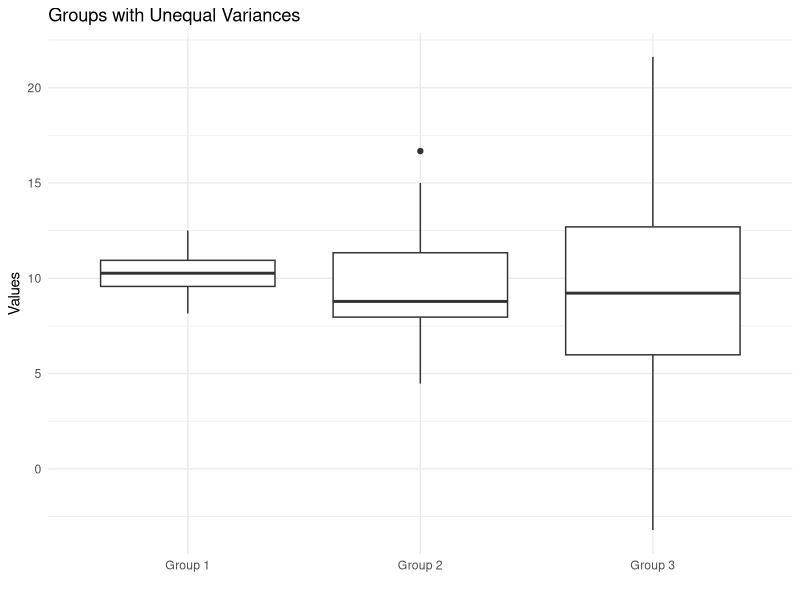
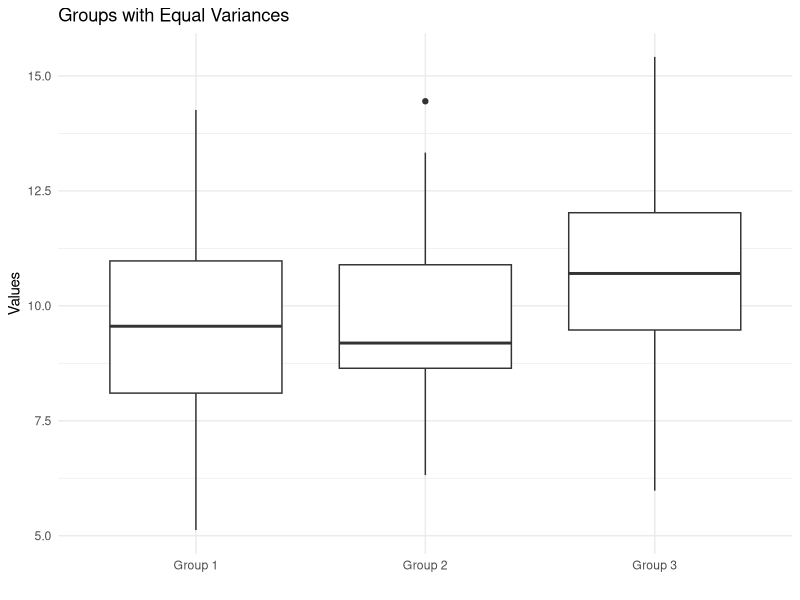
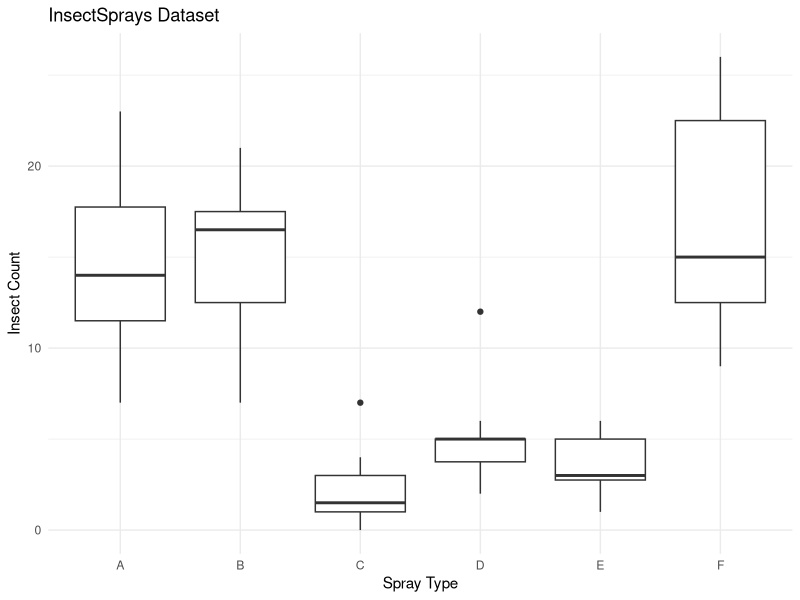

Generate these figures, in order, with R:
## ---- chunk 1
library(tidyverse)
knitr::opts_chunk$set(echo = TRUE)
## ---- chunk 2
set.seed(1984)

group1 <- rnorm(50, mean = 10, sd = 1)
group2 <- rnorm(50, mean = 10, sd = 3)
group3 <- rnorm(50, mean = 10, sd = 5)

my_groups <- factor(rep(c("Group 1", "Group 2", "Group 3"), each = 50))
my_values <- c(group1, group2, group3)
eg1 <- data.frame(my_groups, my_values)
head(eg1)
## ---- chunk 3
eg1 |>
  group_by(my_groups) |>
  summarise(
    n = n(),
    mean = round(mean(my_values), 2),
    variance = round(var(my_values), 2),
    sd = round(sd(my_values), 2)
  )
## ---- chunk 4
bartlett.test(my_values ~ my_groups, data = eg1)
## ---- chunk 5
ggplot(eg1, aes(my_groups, my_values)) +
  geom_boxplot() +
  theme_minimal() +
  labs(x = '', y = 'Values', title = 'Groups with Unequal Variances')
## ---- chunk 6
set.seed(1984)

group1 <- rnorm(50, mean = 9,  sd = 2.1)
group2 <- rnorm(50, mean = 10, sd = 2)
group3 <- rnorm(50, mean = 11, sd = 1.9)

my_groups <- factor(rep(c("Group 1", "Group 2", "Group 3"), each = 50))
my_values <- c(group1, group2, group3)
eg2 <- data.frame(my_groups, my_values)
## ---- chunk 7
eg2 |>
  group_by(my_groups) |>
  summarise(
    n = n(),
    mean = round(mean(my_values), 2),
    variance = round(var(my_values), 2),
    sd = round(sd(my_values), 2)
  )
## ---- chunk 8
bartlett.test(my_values ~ my_groups, data = eg2)
## ---- chunk 9
ggplot(eg2, aes(my_groups, my_values)) +
  geom_boxplot() +
  theme_minimal() +
  labs(x = '', y = 'Values', title = 'Groups with Equal Variances')
## ---- chunk 10
data(InsectSprays)
head(InsectSprays)

# Examine the data
InsectSprays |>
  group_by(spray) |>
  summarise(
    n = n(),
    mean = round(mean(count), 2),
    variance = round(var(count), 2)
  )
## ---- chunk 11
bartlett.test(count ~ spray, data = InsectSprays)
## ---- chunk 12
ggplot(InsectSprays, aes(spray, count)) +
  geom_boxplot() +
  theme_minimal() +
  labs(x = 'Spray Type', y = 'Insect Count', title = 'InsectSprays Dataset')
## ---- chunk 13
fligner.test(my_values ~ my_groups, data = eg1)
## ---- chunk 14
fligner.test(my_values ~ my_groups, data = eg2)
